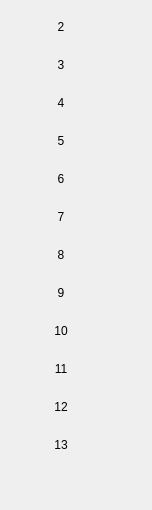
<?xml version="1.0" encoding="UTF-8"?>
<ui version="4.0">
 <class>MainBox</class>
 <widget class="QWidget" name="MainBox">
  <property name="geometry">
   <rect>
    <x>0</x>
    <y>0</y>
    <width>152</width>
    <height>510</height>
   </rect>
  </property>
  <property name="windowTitle">
   <string>Dialog</string>
  </property>
  <layout class="QHBoxLayout" name="horizontalLayout">
   <item>
    <layout class="QVBoxLayout" name="serial_layout"/>
   </item>
   <item>
    <layout class="QHBoxLayout" name="horizontalLayout_2">
     <item>
      <layout class="QGridLayout" name="gridLayout">
       <item row="7" column="0">
        <widget class="QLabel" name="led_9">
         <property name="minimumSize">
          <size>
           <width>100</width>
           <height>32</height>
          </size>
         </property>
         <property name="text">
          <string>9</string>
         </property>
         <property name="alignment">
          <set>Qt::AlignCenter</set>
         </property>
        </widget>
       </item>
       <item row="6" column="0">
        <widget class="QLabel" name="led_8">
         <property name="minimumSize">
          <size>
           <width>100</width>
           <height>32</height>
          </size>
         </property>
         <property name="text">
          <string>8</string>
         </property>
         <property name="alignment">
          <set>Qt::AlignCenter</set>
         </property>
        </widget>
       </item>
       <item row="9" column="0">
        <widget class="QLabel" name="led_11">
         <property name="minimumSize">
          <size>
           <width>100</width>
           <height>32</height>
          </size>
         </property>
         <property name="text">
          <string>11</string>
         </property>
         <property name="alignment">
          <set>Qt::AlignCenter</set>
         </property>
        </widget>
       </item>
       <item row="4" column="0">
        <widget class="QLabel" name="led_6">
         <property name="minimumSize">
          <size>
           <width>100</width>
           <height>32</height>
          </size>
         </property>
         <property name="text">
          <string>6</string>
         </property>
         <property name="alignment">
          <set>Qt::AlignCenter</set>
         </property>
        </widget>
       </item>
       <item row="11" column="0">
        <widget class="QLabel" name="led_13">
         <property name="minimumSize">
          <size>
           <width>100</width>
           <height>32</height>
          </size>
         </property>
         <property name="text">
          <string>13</string>
         </property>
         <property name="alignment">
          <set>Qt::AlignCenter</set>
         </property>
        </widget>
       </item>
       <item row="8" column="0">
        <widget class="QLabel" name="led_10">
         <property name="minimumSize">
          <size>
           <width>100</width>
           <height>32</height>
          </size>
         </property>
         <property name="text">
          <string>10</string>
         </property>
         <property name="alignment">
          <set>Qt::AlignCenter</set>
         </property>
        </widget>
       </item>
       <item row="2" column="0">
        <widget class="QLabel" name="led_4">
         <property name="minimumSize">
          <size>
           <width>100</width>
           <height>32</height>
          </size>
         </property>
         <property name="text">
          <string>4</string>
         </property>
         <property name="alignment">
          <set>Qt::AlignCenter</set>
         </property>
        </widget>
       </item>
       <item row="5" column="0">
        <widget class="QLabel" name="led_7">
         <property name="minimumSize">
          <size>
           <width>100</width>
           <height>32</height>
          </size>
         </property>
         <property name="text">
          <string>7</string>
         </property>
         <property name="alignment">
          <set>Qt::AlignCenter</set>
         </property>
        </widget>
       </item>
       <item row="1" column="0">
        <widget class="QLabel" name="led_3">
         <property name="minimumSize">
          <size>
           <width>100</width>
           <height>32</height>
          </size>
         </property>
         <property name="text">
          <string>3</string>
         </property>
         <property name="alignment">
          <set>Qt::AlignCenter</set>
         </property>
        </widget>
       </item>
       <item row="0" column="0">
        <widget class="QLabel" name="led_2">
         <property name="minimumSize">
          <size>
           <width>100</width>
           <height>32</height>
          </size>
         </property>
         <property name="text">
          <string>2</string>
         </property>
         <property name="alignment">
          <set>Qt::AlignCenter</set>
         </property>
        </widget>
       </item>
       <item row="10" column="0">
        <widget class="QLabel" name="led_12">
         <property name="minimumSize">
          <size>
           <width>100</width>
           <height>32</height>
          </size>
         </property>
         <property name="text">
          <string>12</string>
         </property>
         <property name="alignment">
          <set>Qt::AlignCenter</set>
         </property>
        </widget>
       </item>
       <item row="3" column="0">
        <widget class="QLabel" name="led_5">
         <property name="minimumSize">
          <size>
           <width>100</width>
           <height>32</height>
          </size>
         </property>
         <property name="text">
          <string>5</string>
         </property>
         <property name="alignment">
          <set>Qt::AlignCenter</set>
         </property>
        </widget>
       </item>
       <item row="12" column="0">
        <spacer name="verticalSpacer">
         <property name="orientation">
          <enum>Qt::Vertical</enum>
         </property>
         <property name="sizeHint" stdset="0">
          <size>
           <width>20</width>
           <height>40</height>
          </size>
         </property>
        </spacer>
       </item>
      </layout>
     </item>
     <item>
      <spacer name="horizontalSpacer">
       <property name="orientation">
        <enum>Qt::Horizontal</enum>
       </property>
       <property name="sizeHint" stdset="0">
        <size>
         <width>40</width>
         <height>20</height>
        </size>
       </property>
      </spacer>
     </item>
    </layout>
   </item>
  </layout>
 </widget>
 <resources/>
 <connections/>
</ui>
